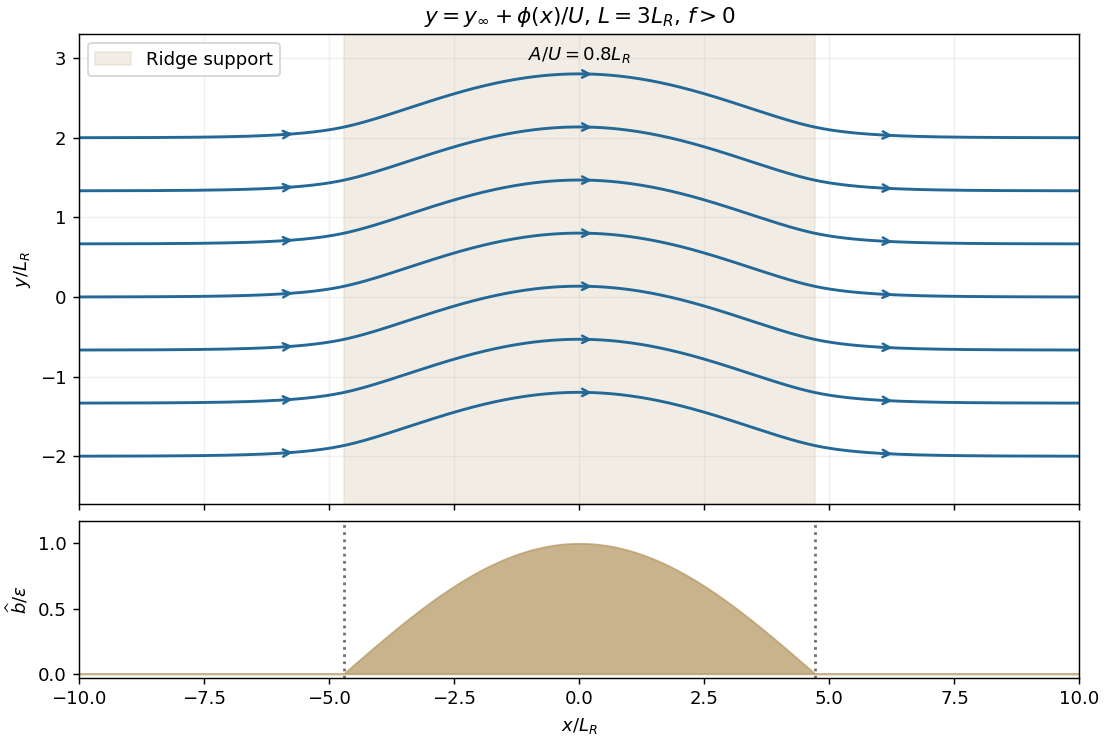

The script that saved this image:
"""Cosine-ridge QG streamlines, L=3 LR. Output basename to caller CWD.

Tested with Python 3.14.4, NumPy 2.3.5 and Matplotlib 3.10.7.
"""
import os
import tempfile

if "MPLCONFIGDIR" not in os.environ:
    os.environ["MPLCONFIGDIR"] = tempfile.mkdtemp(prefix="paper-72-mpl-")

import matplotlib
matplotlib.use("Agg")
import matplotlib.pyplot as plt
import numpy as np

LR = 1.0
L = 3.0
a = np.pi*L/2
x = np.linspace(-10, 10, 700)
D = LR/L*np.exp(-a/LR)
inside = np.cos(x/L)+D*np.cosh(x/LR)
outside = D*np.cosh(a/LR)*np.exp(-(np.abs(x)-a)/LR)
shape = np.where(np.abs(x)<=a, inside, outside)
deflection = 0.8*shape  # Choice A/U=0.8 LR; all paths use the exact shape.
fig, axes = plt.subplots(2, 1, figsize=(8.5, 5.7), height_ratios=(3, 1), sharex=True, layout="constrained")
ax = axes[0]
ax.axvspan(-a, a, color="#d9c9ad", alpha=0.32, label="Ridge support")
for j, y0 in enumerate(np.linspace(-2, 2, 7)):
    y = y0+deflection
    ax.plot(x, y, color="#236896", lw=1.6)
    for xp in [-6, 0, 6]:
        ix = np.argmin(np.abs(x-xp))
        ax.annotate("", xy=(x[ix+12], y[ix+12]), xytext=(x[ix], y[ix]), arrowprops={"arrowstyle":"->", "color":"#236896", "lw":1.4})
ax.set(ylabel=r"$y/L_R$", ylim=(-2.6, 3.3), title=r"$y=y_\infty+\phi(x)/U$, $L=3L_R$, $f>0$")
ax.text(0, 2.98, r"$A/U=0.8L_R$", ha="center")
ax.grid(alpha=0.17)
ax.legend(loc="upper left")
axes[1].fill_between(x, 0, np.where(np.abs(x)<a, np.cos(x/L), 0), color="#b79a66", alpha=0.75)
axes[1].axvline(-a, color="#786b55", ls=":")
axes[1].axvline(a, color="#786b55", ls=":")
axes[1].set(xlabel=r"$x/L_R$", ylabel=r"$\widehat b/\epsilon$", ylim=(-0.03, 1.17), xlim=(-10, 10))
fig.savefig("paper-72-ridge.png", dpi=130, facecolor="white", transparent=False)
plt.close(fig)
